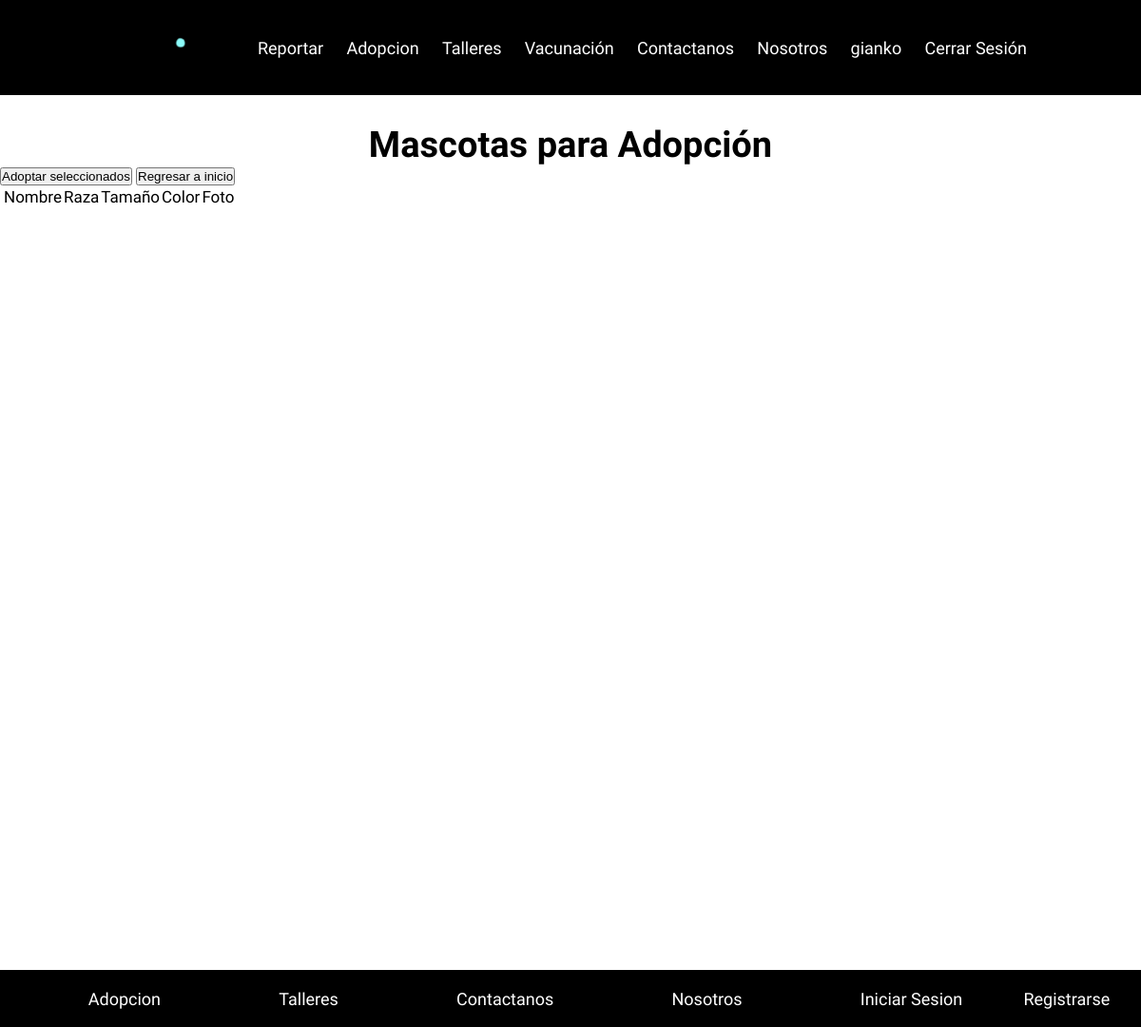
Before: /paginas/adopcion.php (signed in) with the older database file.
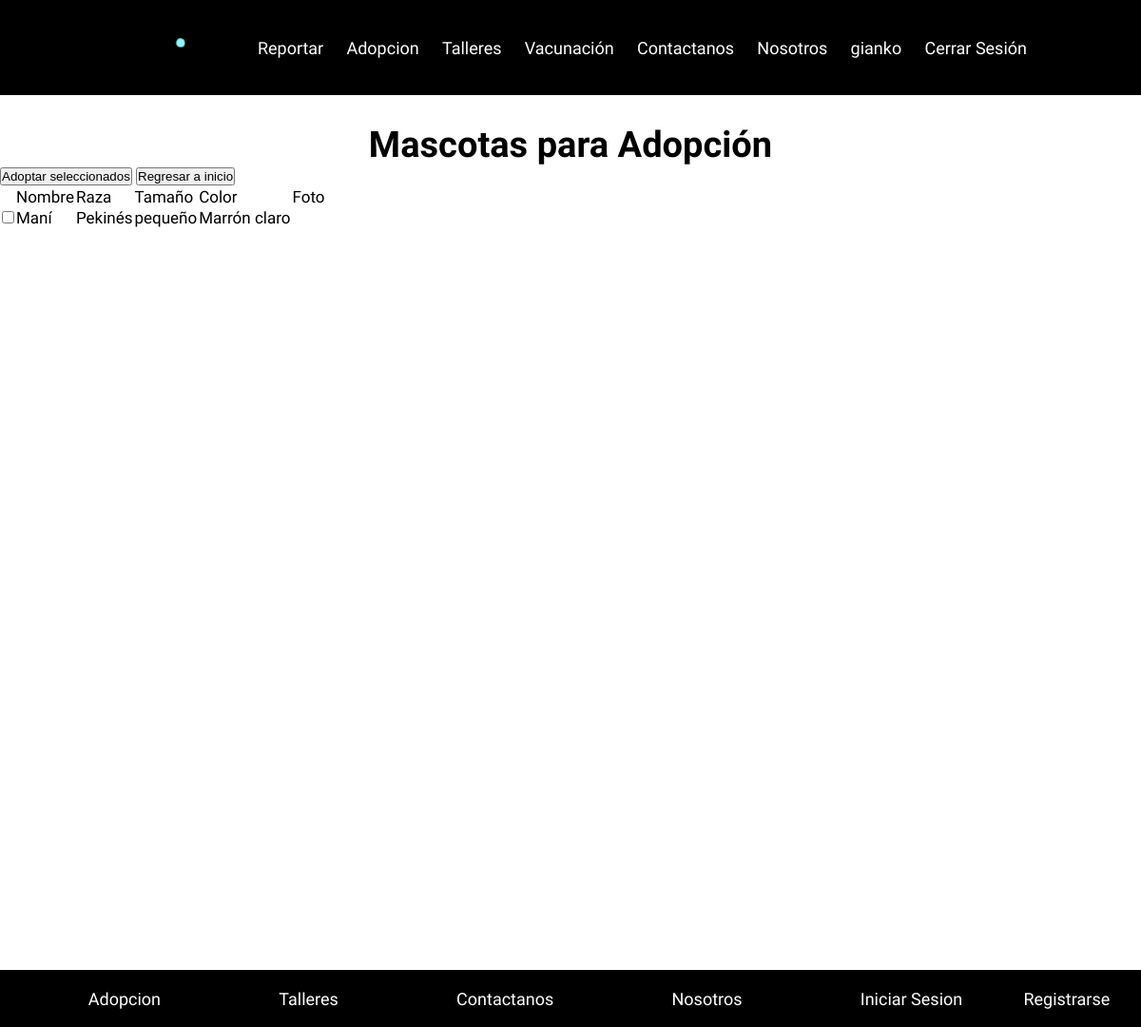
After: the same page with the newer database file.
### tables this page shows
CREATE TABLE `mascotas` (
  `id` int(11) NOT NULL,
  `nombre` varchar(150) DEFAULT NULL,
  `id_dueno` int(11) DEFAULT NULL,
  `raza` varchar(100) DEFAULT NULL,
  `color` varchar(80) DEFAULT NULL,
  `tamano` varchar(80) DEFAULT NULL,
  `foto` varchar(200) DEFAULT NULL
);

### Funciones/variables.php (called while the page is built, shortened)
<?php
$tab_mascota="mascotas";
$id_mascota="id";
$nom_mascota="nombre";
$due_mascota="id_dueno";
$raza_mascota="raza";
$color_mascota="color";
$tam_mascota="tamano";
?>

### paginas/adopcion.php (the view, shortened to what this page needs)
<?php
include_once ('../Funciones/variables.php');
$pdo=new PDO("mysql:host=localhost;dbname=$dbname;charset=utf8","root","");
$sql="SELECT * FROM $tab_mascota WHERE $due_mascota IS NULL ORDER BY $id_mascota ASC";
?>
<!DOCTYPE html>
<html lang="en">
<head>
    <link rel="stylesheet" href="../estilos/estilonosotros.css">
</head>
<body>
<?php include ('../Funciones/cabecera_resto.php') ?>
<div class="contenido-adopcion">
    <h2>Mascotas para Adopción</h2>
    <form action="../Funciones/procesar_adopcion.php" method="post">
    <button type="submit">Adoptar seleccionados</button>
    <button type="submit" name="b">Regresar a inicio</button>
        <table>
            <tr>
                <td></td>
                <td>Nombre</td>
                <td>Raza</td>
                <td>Tamaño</td>
                <td>Color</td>
                <td>Foto</td>
            </tr>
            <?php
                foreach($pdo->query($sql) as $fila){ ?>
                    <tr>
                        <td><input type="checkbox" name="<?php echo $fila[$id_mascota] ?>" value="1"></td>
                        <td><?php echo $fila[$nom_mascota] ?></td>
                        <td><?php echo $fila[$raza_mascota] ?></td>
                        <td><?php echo $fila[$tam_mascota] ?></td>
                        <td><?php echo $fila[$color_mascota] ?></td>
                        <td><?php if($fila[$foto_mascota]!=NULL){ ?>
                        <img src=<?php echo $fila[$foto_mascota] ?> alt="foto <?php echo $fila[$nom_mascota] ?>" width="150" > <?php } ?>
                        </td>
                    </tr>
                    <?php
                    }
            ?>
        </table>
    </form>
</div>
<?php include ('../Funciones/footer_resto.php') ?>
</body>
</html>

Changed rows visible on the page:
added mascotas: nombre "Maní", raza "Pekinés", tamano "pequeño", color "Marrón claro"
